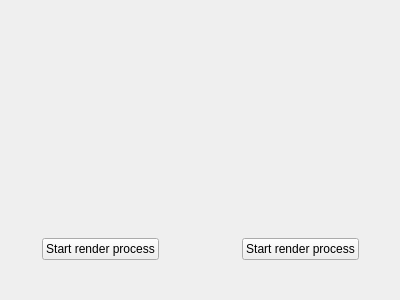
<?xml version="1.0" encoding="UTF-8"?>
<ui version="4.0">
 <class>TwinRenderSettingsWindow</class>
 <widget class="QWidget" name="TwinRenderSettingsWindow">
  <property name="geometry">
   <rect>
    <x>0</x>
    <y>0</y>
    <width>400</width>
    <height>300</height>
   </rect>
  </property>
  <property name="windowTitle">
   <string>Form</string>
  </property>
  <layout class="QHBoxLayout" name="horizontalLayout_4" stretch="0">
   <property name="spacing">
    <number>0</number>
   </property>
   <property name="margin">
    <number>0</number>
   </property>
   <item>
    <widget class="QScrollArea" name="scrollArea">
     <property name="frameShape">
      <enum>QFrame::NoFrame</enum>
     </property>
     <property name="widgetResizable">
      <bool>true</bool>
     </property>
     <widget class="QWidget" name="scrollAreaWidgetContents">
      <property name="geometry">
       <rect>
        <x>0</x>
        <y>0</y>
        <width>400</width>
        <height>300</height>
       </rect>
      </property>
      <layout class="QHBoxLayout" name="horizontalLayout_5">
       <property name="spacing">
        <number>0</number>
       </property>
       <property name="margin">
        <number>0</number>
       </property>
       <item>
        <layout class="QVBoxLayout" name="previewRenderSettings" stretch="1,0,0">
         <item>
          <widget class="RenderSettingsWindow" name="previewRenderSettingsWindow" native="true"/>
         </item>
         <item>
          <layout class="QHBoxLayout" name="horizontalLayout_3">
           <item>
            <spacer name="horizontalSpacer_2">
             <property name="orientation">
              <enum>Qt::Horizontal</enum>
             </property>
             <property name="sizeHint" stdset="0">
              <size>
               <width>40</width>
               <height>20</height>
              </size>
             </property>
            </spacer>
           </item>
           <item>
            <widget class="QPushButton" name="startPreviewRenderProcess">
             <property name="text">
              <string>Start render process</string>
             </property>
            </widget>
           </item>
           <item>
            <spacer name="horizontalSpacer_3">
             <property name="orientation">
              <enum>Qt::Horizontal</enum>
             </property>
             <property name="sizeHint" stdset="0">
              <size>
               <width>40</width>
               <height>20</height>
              </size>
             </property>
            </spacer>
           </item>
          </layout>
         </item>
         <item>
          <spacer name="verticalSpacer">
           <property name="orientation">
            <enum>Qt::Vertical</enum>
           </property>
           <property name="sizeHint" stdset="0">
            <size>
             <width>20</width>
             <height>40</height>
            </size>
           </property>
          </spacer>
         </item>
        </layout>
       </item>
       <item>
        <layout class="QVBoxLayout" name="productionRenderSettings" stretch="1,0,0">
         <item>
          <widget class="RenderSettingsWindow" name="renderSettingsWindow" native="true"/>
         </item>
         <item>
          <layout class="QHBoxLayout" name="horizontalLayout_2">
           <item>
            <spacer name="horizontalSpacer">
             <property name="orientation">
              <enum>Qt::Horizontal</enum>
             </property>
             <property name="sizeHint" stdset="0">
              <size>
               <width>40</width>
               <height>20</height>
              </size>
             </property>
            </spacer>
           </item>
           <item>
            <widget class="QPushButton" name="startProductionRenderProcess">
             <property name="text">
              <string>Start render process</string>
             </property>
            </widget>
           </item>
           <item>
            <spacer name="horizontalSpacer_4">
             <property name="orientation">
              <enum>Qt::Horizontal</enum>
             </property>
             <property name="sizeHint" stdset="0">
              <size>
               <width>40</width>
               <height>20</height>
              </size>
             </property>
            </spacer>
           </item>
          </layout>
         </item>
         <item>
          <spacer name="verticalSpacer_2">
           <property name="orientation">
            <enum>Qt::Vertical</enum>
           </property>
           <property name="sizeHint" stdset="0">
            <size>
             <width>20</width>
             <height>40</height>
            </size>
           </property>
          </spacer>
         </item>
        </layout>
       </item>
      </layout>
     </widget>
    </widget>
   </item>
  </layout>
 </widget>
 <customwidgets>
  <customwidget>
   <class>RenderSettingsWindow</class>
   <extends>QWidget</extends>
   <header>rendersettingswindow.h</header>
   <container>1</container>
  </customwidget>
 </customwidgets>
 <resources/>
 <connections/>
</ui>
